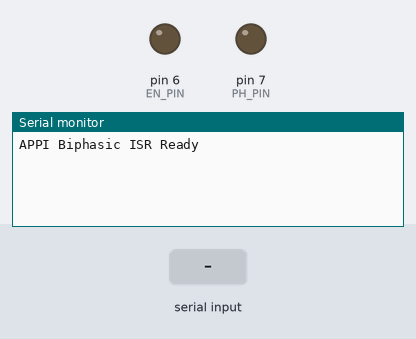
The sketch below on a simulated Arduino Uno, built with avr-gcc and run on an emulated ATmega328P. On the bench: output pins drawn as LEDs (lit = HIGH), the last lines printed to the serial monitor. The test bench sets the inputs (shaded band). Random numbers use the default seed unless the sketch sets one.

Above: at 1.2 s.
1.3 s: "SET,lambda,\n" received over Serial
At 2.2 s:
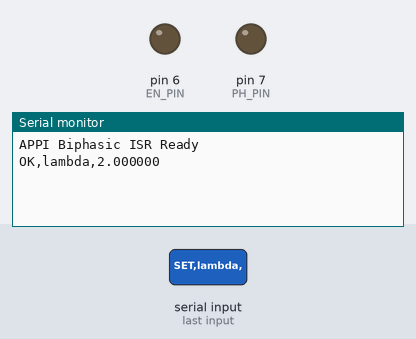
2.8 s: "START\n" received over Serial
At 3.3 s:
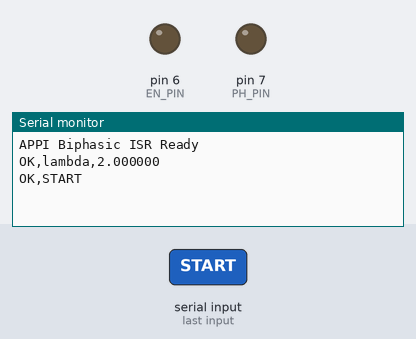
5.8 s: byte 10 ('\n') received over Serial
At 6.01 s:
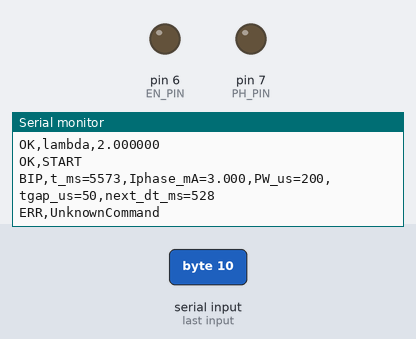
8.8 s: "SET,pw,\n" received over Serial
At 8.97 s:
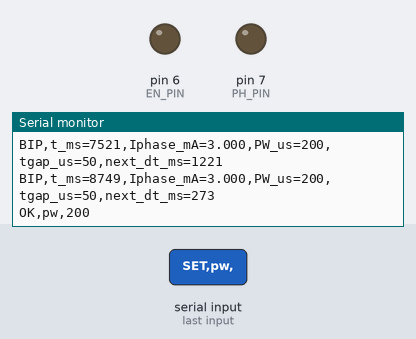
11.8 s: "0\n" received over Serial
14.8 s: "200\n" received over Serial
At 15.2 s:
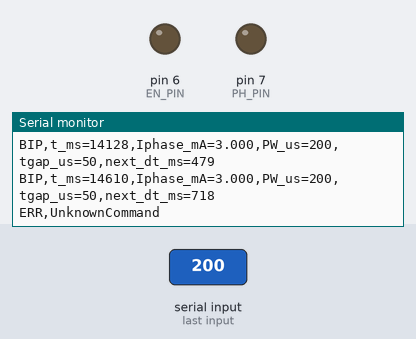
Timing chart, 0 to 17.3 s (numbered marks = the images above; inputs shaded):
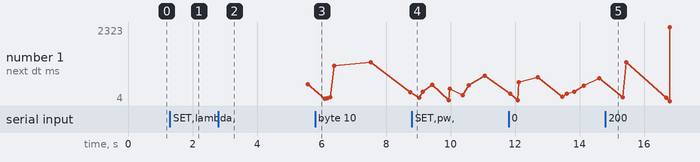

The sketch:

firmware_biphasic_isr.ino
```cpp
/* ---------------------------------------------------------------------------
 * APPI – Biphasic (charge-balanced) sekvenca preko dva pina:
 * Pins: EN_PIN (enable), PH_PIN (phase: HIGH=cathodic, LOW=anodic), oba TTL
 * Očekuje se eksterni CCS/H-bridge koji ove TTL upravljačke signale pretvara u
 * +I / -I i 0 (gap). State machine u ISR (Timer1 CTC, 100 us tick).
 * Komande: SET,lambda,<f>; SET,pw,<us>; SET,tgap,<us>; SET,iphase_mA,<f> (log samo)
 *          START; STOP; SEED,fixed,<u32>; SEED,analog
 * Log: BIP,t_ms=?,Iphase_mA=?,PW_us=?,tgap_us=?,next_dt_ms=?
 * ------------------------------------------------------------------------- */
#include <Arduino.h>
#include <math.h>

static const uint8_t EN_PIN = 6;   // enable
static const uint8_t PH_PIN = 7;   // phase (dir)
static const uint16_t TICK_US = 100;

enum PhaseState : uint8_t { IDLE=0, PH1, GAP, PH2 };

volatile uint32_t tick_us = 0;
volatile bool running = false;

volatile PhaseState st = IDLE;
volatile uint32_t st_end_us = 0;

float lambda_hz = 2.0f;
uint32_t PW_us = 200;
uint32_t TGAP_us = 50;
float Iphase_mA = 3.0f; // samo za log

volatile uint32_t next_fire_us = 0;
volatile bool fired_flag = false;

static inline float uniform01(void) {
  const float denom = 2147483648.0f;
  long rv = random(0, 0x7FFFFFFF);
  return ((rv + 1) / denom);
}
static uint32_t sample_dt_us(float lambda_hz_) {
  if (lambda_hz_ <= 0.0f) lambda_hz_ = 0.001f;
  double u = uniform01();
  double dt_s = -log(u) / lambda_hz_;
  uint32_t dt_us = (uint32_t)(dt_s * 1e6);
  if (dt_us < 1) dt_us = 1;
  return dt_us;
}

ISR(TIMER1_COMPA_vect) {
  tick_us += TICK_US;

  if (!running) return;

  switch (st) {
    case IDLE:
      if (tick_us >= next_fire_us) {
        // start PH1: cathodic
        digitalWrite(PH_PIN, HIGH);
        digitalWrite(EN_PIN, HIGH);
        st = PH1;
        st_end_us = tick_us + PW_us;
        fired_flag = true; // za log i planiranje sledećeg dt u loop()
      }
      break;
    case PH1:
      if (tick_us >= st_end_us) {
        // gap
        digitalWrite(EN_PIN, LOW);
        st = GAP;
        st_end_us = tick_us + TGAP_us;
      }
      break;
    case GAP:
      if (tick_us >= st_end_us) {
        // start PH2: anodic
        digitalWrite(PH_PIN, LOW);
        digitalWrite(EN_PIN, HIGH);
        st = PH2;
        st_end_us = tick_us + PW_us;
      }
      break;
    case PH2:
      if (tick_us >= st_end_us) {
        // done
        digitalWrite(EN_PIN, LOW);
        st = IDLE;
        // sledeci fire vreme postavlja loop()
      }
      break;
  }
}

void timer1_setup_ctc() {
  noInterrupts();
  TCCR1A=0; TCCR1B=0; TCNT1=0;
  OCR1A = (uint16_t)((F_CPU/8UL)*TICK_US/1000000UL);
  TCCR1B |= (1<<WGM12);
  TCCR1B |= (1<<CS11);
  TIMSK1 |= (1<<OCIE1A);
  interrupts();
}

void setup() {
  pinMode(EN_PIN, OUTPUT);
  pinMode(PH_PIN, OUTPUT);
  digitalWrite(EN_PIN, LOW);
  digitalWrite(PH_PIN, LOW);
  Serial.begin(115200);
  while(!Serial){}
  randomSeed(analogRead(A0));
  timer1_setup_ctc();
  Serial.println(F("APPI Biphasic ISR Ready"));
}

static char linebuf[96];
static uint8_t linelen=0;

void apply_command(char* line){
  size_t n=strlen(line);
  while(n && (line[n-1]=='\n'||line[n-1]=='\r')) line[--n]=0;

  if (strncmp(line,"SET,lambda,",11)==0){
    float v=atof(line+11); if (v>0 && v<1000) lambda_hz=v;
    Serial.print(F("OK,lambda,")); Serial.println(lambda_hz,6);
  } else if (strncmp(line,"SET,pw,",7)==0){
    long v=atol(line+7); if (v>0) PW_us=(uint32_t)v;
    Serial.print(F("OK,pw,")); Serial.println(PW_us);
  } else if (strncmp(line,"SET,tgap,",9)==0){
    long v=atol(line+9); if (v>=0) TGAP_us=(uint32_t)v;
    Serial.print(F("OK,tgap,")); Serial.println(TGAP_us);
  } else if (strncmp(line,"SET,iphase_mA,",14)==0){
    float v=atof(line+14); if (v>=0) Iphase_mA=v;
    Serial.print(F("OK,iphase_mA,")); Serial.println(Iphase_mA,3);
  } else if (strncmp(line,"SEED,fixed,",11)==0){
    unsigned long s=strtoul(line+11,nullptr,10); randomSeed(s);
    Serial.print(F("OK,seed,fixed,")); Serial.println(s);
  } else if (strcmp(line,"SEED,analog")==0){
    randomSeed(analogRead(A0)); Serial.println(F("OK,seed,analog"));
  } else if (strcmp(line,"START")==0){
    noInterrupts();
    running=true; st=IDLE;
    next_fire_us = tick_us + sample_dt_us(lambda_hz);
    interrupts();
    Serial.println(F("OK,START"));
  } else if (strcmp(line,"STOP")==0){
    noInterrupts(); running=false; interrupts();
    Serial.println(F("OK,STOP"));
  } else {
    Serial.println(F("ERR,UnknownCommand"));
  }
}

void loop(){
  // RX
  while(Serial.available()){
    char c=(char)Serial.read();
    if (c=='\n'){ linebuf[linelen]=0; apply_command(linebuf); linelen=0; }
    else if (linelen<sizeof(linebuf)-1){ linebuf[linelen++]=c; }
  }

  if (fired_flag){
    noInterrupts(); fired_flag=false; interrupts();
    uint32_t dt_us = sample_dt_us(lambda_hz);
    noInterrupts();
    next_fire_us = tick_us + dt_us;
    interrupts();

    uint32_t tms = millis();
    Serial.print(F("BIP,t_ms=")); Serial.print(tms);
    Serial.print(F(",Iphase_mA=")); Serial.print(Iphase_mA,3);
    Serial.print(F(",PW_us=")); Serial.print(PW_us);
    Serial.print(F(",tgap_us=")); Serial.print(TGAP_us);
    Serial.print(F(",next_dt_ms=")); Serial.println(dt_us/1000U);
  }
}
```

Measured:
- after the input at 1.3 s, the serial monitor: prints a new line at once (image 1)
- after the input at 2.8 s, the serial monitor: prints a new line at once (image 2)
- after the input at 5.8 s, the serial monitor: prints a new line at once (image 3)
- after the input at 8.8 s, the serial monitor: prints a new line at once (image 4)
